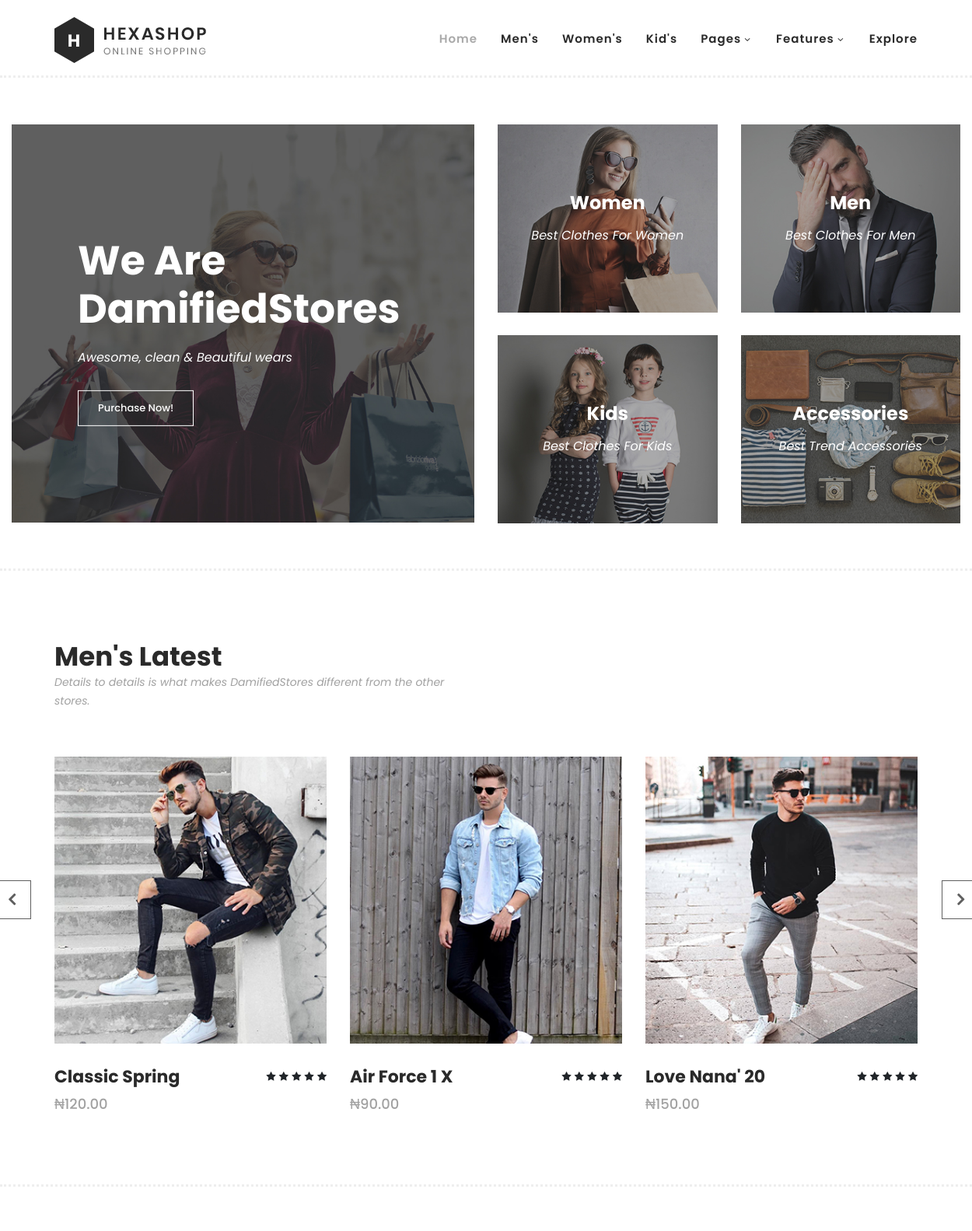
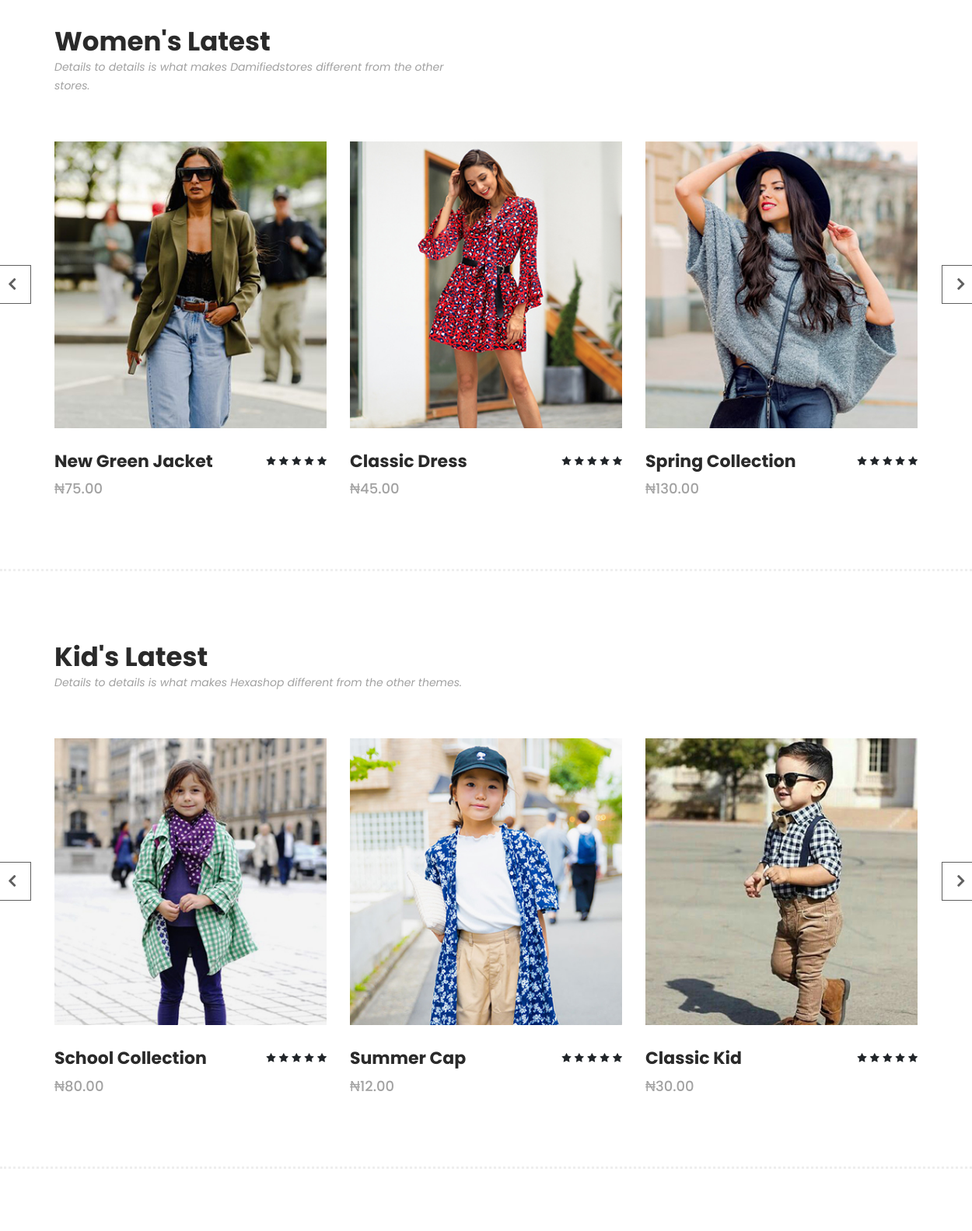
The page / (upper part) on the database its author committed (2 pictures, top to bottom).
### Web/models.py (models this page shows, shortened)
class Category(models.Model):
    name = models.CharField(max_length=100)
    description = models.TextField()
    image = models.ImageField(upload_to="category_images")
    class Meta:
        verbose_name_plural = 'Categories'

class Product(models.Model):
    name = models.CharField(max_length=100)
    price = models.DecimalField(max_digits=10, decimal_places=2)
    description = models.TextField()
    category = models.CharField(choices=CATEGORY_CHOICES, max_length=12)
    image = models.ImageField(upload_to="product_images")

### Web/views.py (the view)
# urls.py: path('', home_page, name='homelink'),
def home_page(request):
    if request.method == "GET":
        all_categories = Category.objects.all()
        mens_products = Product.objects.filter(category='MN') # This helps the database to recognize and use the Instance category name and not its default ID
        womens_products = Product.objects.filter(category='WM')
        kids_products = Product.objects.filter(category='KD')
        social_images = Social.objects.all()
        context = {
            'all_categories': all_categories,
            'mens_product': mens_products,
            'womens_product': womens_products,
            'kids_product': kids_products,
            'social_images': social_images
        }
    else:
        new_subscribers_name = request.POST["name"] # OR request.POST.get("name")
        new_subscribers_email = request.POST("email") # OR request.POST.get["email"]
        Subscriber.objects.create(name=new_subscribers_name, email=new_subscribers_email)
        return redirect("productslink")
    return render(request, "Web/index.html", context)

### Web/templates/Web/index.html (shortened to what this page needs)
{% load static %}
    <!DOCTYPE html>
<html lang="en">
  <head>
    <link rel="stylesheet" type="text/css" href="{% static 'Web/assets/css/bootstrap.min.css' %}">
    <link rel="stylesheet" type="text/css" href="{% static 'Web/assets/css/font-awesome.css' %}">
    <link rel="stylesheet" href="{% static 'Web/assets/css/templatemo-hexashop.css' %}">
    <link rel="stylesheet" href="{% static 'Web/assets/css/owl-carousel.css' %}">
    <link rel="stylesheet" href="{% static 'Web/assets/css/lightbox.css' %}">
    </head>
    <body>
    <header class="header-area header-sticky">
        <div class="container">
            <div class="row">
                <div class="col-12">
                    <nav class="main-nav">
                        <a href="{% url 'homelink' %}" class="logo">
                            <img src="{% static 'Web/assets/images/logo.png' %}">
                        </a>
                        <ul class="nav">
                            <li class="scroll-to-section"><a href="#top" class="active">Home</a></li>
                            <li class="scroll-to-section"><a href="#men">Men's</a></li>
                            <li class="scroll-to-section"><a href="#women">Women's</a></li>
                            <li class="scroll-to-section"><a href="#kids">Kid's</a></li>
                            <li class="submenu">
                                <a href="javascript:;">Pages</a>
                            </li>
                            <li class="submenu">
                                <a href="javascript:;">Features</a>
                            </li>
                            <li class="scroll-to-section"><a href="{% url 'productslink' %}">Explore</a></li>
                        </ul>
                    </nav>
                </div>
            </div>
        </div>
    </header>
    {% block content %}
    <div class="main-banner" id="top">
        <div class="container-fluid">
            <div class="row">
                <div class="col-lg-6">
                    <div class="left-content">
                        <div class="thumb">
                            <div class="inner-content">
                                <h4>We Are DamifiedStores</h4>
                                <span>Awesome, clean &amp; Beautiful wears</span>
                                <div class="main-border-button">
                                    <a href="#">Purchase Now!</a>
                                </div>
                            </div>
                            <img src="{% static 'Web/assets/images/left-banner-image.jpg' %}" alt="">
                        </div>
                    </div>
                </div>
                <div class="col-lg-6">
                    <div class="right-content">
                        <div class="row">
                            {% for i in all_categories %}
                            <div class="col-lg-6">
                                <div class="right-first-image">
                                    <div class="thumb">
                                        <div class="inner-content">
                                            <h4>{{ i.name }}</h4>
                                            <span>{{ i.description }}</span>
                                        </div>
                                        <img src="{{ i.image.url }}">
                                    </div>
                                </div>
                            </div>
                            {% endfor %}
                        </div>
                    </div>
                </div>
            </div>
        </div>
    </div>
    <section class="section" id="men">
        <div class="container">
            <div class="row">
                <div class="col-lg-6">
                    <div class="section-heading">
                        <h2>Men's Latest</h2>
                        <span>Details to details is what makes DamifiedStores different from the other stores.</span>
                    </div>
                </div>
            </div>
        </div>
        <div class="container">
            <div class="row">
                <div class="col-lg-12">
                    <div class="men-item-carousel">
                        <div class="owl-men-item owl-carousel">
                            {% for i in mens_product %}
                            <div class="item">
                                <div class="thumb">
                                    <img src="{{ i.image.url }}" alt="">
                                </div>
                                <div class="down-content">
                                    <h4>{{ i.name }}</h4>
                                    <span>&#8358;{{ i.price }}</span>
                                    <ul class="stars">
                                        <li><i class="fa fa-star"></i></li>
                                        <li><i class="fa fa-star"></i></li>
                                        <li><i class="fa fa-star"></i></li>
                                        <li><i class="fa fa-star"></i></li>
                                        <li><i class="fa fa-star"></i></li>
                                    </ul>
                                </div>
                            </div>
                            {% endfor %}
                        </div>
                    </div>
                </div>
            </div>
        </div>
    </section>
    <section class="section" id="women">
        <div class="container">
            <div class="row">
                <div class="col-lg-6">
                    <div class="section-heading">
                        <h2>Women's Latest</h2>
                        <span>Details to details is what makes Damifiedstores different from the other stores.</span>
                    </div>
                </div>
            </div>
        </div>
        <div class="container">
            <div class="row">
                <div class="col-lg-12">
                    <div class="women-item-carousel">
                        <div class="owl-women-item owl-carousel">
                            {% for i in womens_product %}
                            <div class="item">
                                <div class="thumb">
                                    <img src="{{ i.image.url }}" alt="">
                                </div>
                                <div class="down-content">
                                    <h4>{{ i.name }}</h4>
                                    <span>&#8358;{{ i.price }}</span>
                                    <ul class="stars">
                                        <li><i class="fa fa-star"></i></li>
                                        <li><i class="fa fa-star"></i></li>
                                        <li><i class="fa fa-star"></i></li>
                                        <li><i class="fa fa-star"></i></li>
                                        <li><i class="fa fa-star"></i></li>
                                    </ul>
                                </div>
                            </div>
                            {% endfor %}
                        </div>
                    </div>
                </div>
            </div>
        </div>
    </section>
    <section class="section" id="kids">
        <div class="container">
            <div class="row">
                <div class="col-lg-6">
                    <div class="section-heading">
                        <h2>Kid's Latest</h2>
                        <span>Details to details is what makes Hexashop different from the other themes.</span>
                    </div>
                </div>
            </div>
        </div>
        <div class="container">
            <div class="row">
                <div class="col-lg-12">
                    <div class="kid-item-carousel">
                        <div class="owl-kid-item owl-carousel">
                            {% for i in kids_product %}
                            <div class="item">
                                <div class="thumb">
                                    <img src="{{ i.image.url }}" alt="">
                                </div>
                                <div class="down-content">
                                    <h4>{{ i.name }}</h4>
                                    <span>&#8358;{{ i.price }}</span>
                                    <ul class="stars">
                                        <li><i class="fa fa-star"></i></li>
                                        <li><i class="fa fa-star"></i></li>
                                        <li><i class="fa fa-star"></i></li>
                                        <li><i class="fa fa-star"></i></li>
                                        <li><i class="fa fa-star"></i></li>
                                    </ul>
                                </div>
                            </div>
                            {% endfor %}
                        </div>
                    </div>
                </div>
            </div>
        </div>
    </section>
    <section class="section" id="explore">
    </section>
    {% endblock content %}
  </body>
</html>

### rows shown on the page
Category: name "Women", description "Best Clothes For Women", image (picture)
Category: name "Men", description "Best Clothes For Men", image (picture)
Category: name "Kids", description "Best Clothes For Kids", image (picture)
Category: name "Accessories", description "Best Trend Accessories", image (picture)
Product: image (picture), name "Classic Spring", price "120.00"
Product: image (picture), name "Air Force 1 X", price "90.00"
Product: image (picture), name "Love Nana' 20", price "150.00"
Product: image (picture), name "New Green Jacket", price "75.00"
Product: image (picture), name "Classic Dress", price "45.00"
Product: image (picture), name "Spring Collection", price "130.00"
Product: image (picture), name "School Collection", price "80.00"
Product: image (picture), name "Summer Cap", price "12.00"
Product: image (picture), name "Classic Kid", price "30.00"
